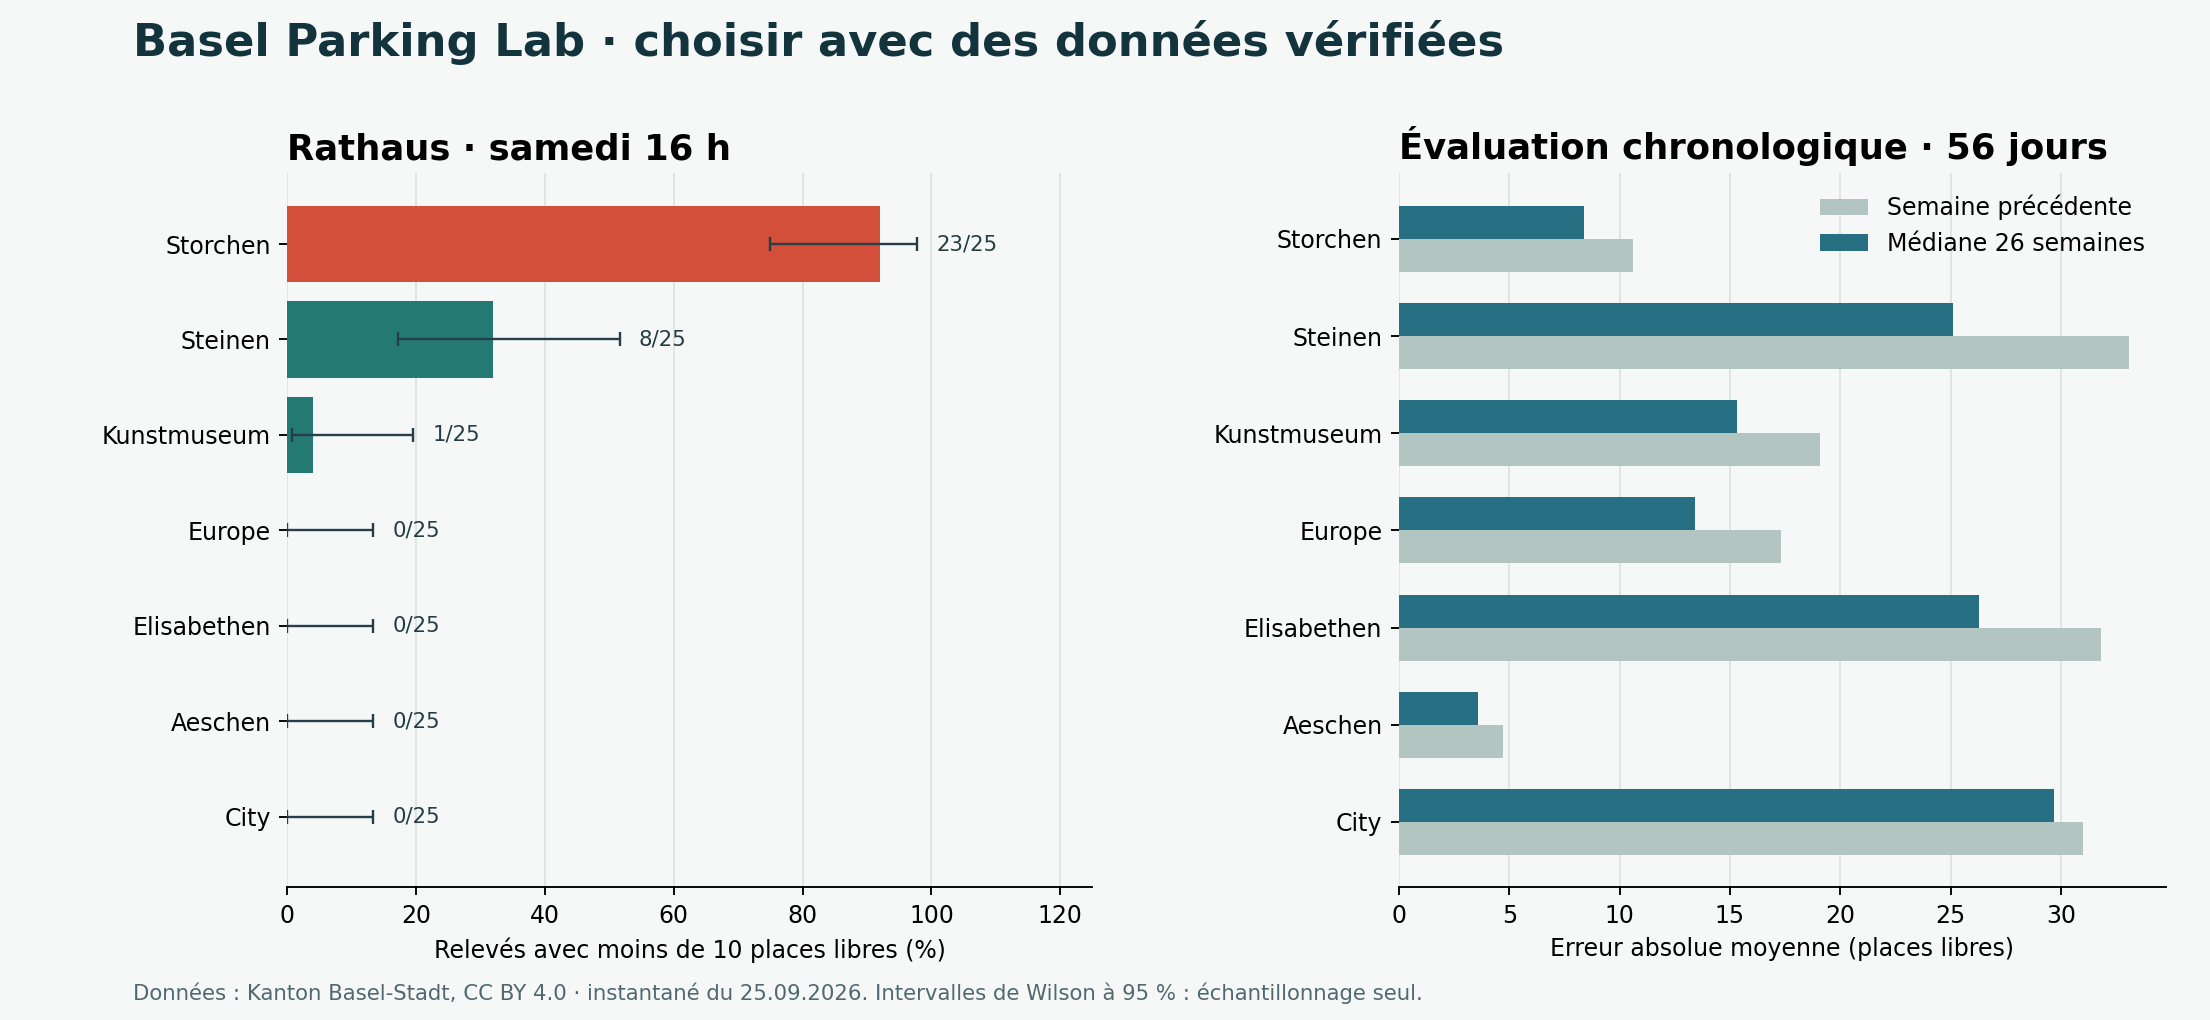

This chart was generated by the following Python code:
#!/usr/bin/env python3
"""Optional publication figure; requires matplotlib (dashboard does not)."""
import json
from pathlib import Path

import matplotlib.pyplot as plt
import numpy as np

ROOT = Path(__file__).resolve().parent
data = json.loads((ROOT / "results.json").read_text(encoding="utf-8"))

# Rathaus, Saturday at 16:00, within 1 km: positions calculated in the dashboard.
keys = ["storchen", "steinen", "kunstmuseum", "city", "europe", "elisabethen", "aeschen"]
profiles = [data["profiles"][key]["5"]["16"] for key in keys]
labels = [data["garages"][key]["name"] for key in keys]
risk = np.array([100 * row["near_full"] for row in profiles])
lower = np.array([100 * row["ci_low"] for row in profiles])
upper = np.array([100 * row["ci_high"] for row in profiles])
order = np.argsort(risk)[::-1]

fig, axes = plt.subplots(1, 2, figsize=(13, 6), gridspec_kw={"width_ratios": [1.05, 1]})
fig.patch.set_facecolor("#f5f8f7")
for axis in axes:
    axis.set_facecolor("#f5f8f7")
    axis.spines[["top", "right", "left"]].set_visible(False)
    axis.grid(axis="x", color="#dbe7e2", zorder=0)
    axis.set_axisbelow(True)

y = np.arange(len(order))
axes[0].barh(y, risk[order], color=["#d34f39" if keys[i] == "storchen" else "#247a73" for i in order], zorder=2)
axes[0].errorbar(risk[order], y, xerr=[risk[order]-lower[order], upper[order]-risk[order]],
                 fmt="none", ecolor="#263e49", capsize=3, lw=1, zorder=3)
axes[0].set_yticks(y, [labels[i] for i in order]); axes[0].invert_yaxis()
axes[0].set_xlim(0, 125); axes[0].set_xlabel("Relevés avec moins de 10 places libres (%)")
axes[0].set_title("Rathaus · samedi 16 h", loc="left", weight="bold", fontsize=15)
for pos, i in enumerate(order):
    axes[0].text(upper[i]+3, pos, f"{profiles[i]['near_full_count']}/{profiles[i]['n']}",
                 va="center", fontsize=9, color="#243e44")

model = np.array([data["evaluation"][key]["mae_median"] for key in keys])
baseline = np.array([data["evaluation"][key]["mae_previous_week"] for key in keys])
axes[1].barh(y+0.17, baseline[order], height=0.34, color="#b3c5c1", label="Semaine précédente")
axes[1].barh(y-0.17, model[order], height=0.34, color="#276f83", label="Médiane 26 semaines")
axes[1].set_yticks(y, [labels[i] for i in order]); axes[1].invert_yaxis()
axes[1].set_xlabel("Erreur absolue moyenne (places libres)")
axes[1].set_title("Évaluation chronologique · 56 jours", loc="left", weight="bold", fontsize=15)
axes[1].legend(frameon=False, loc="upper right")

fig.suptitle("Basel Parking Lab · choisir avec des données vérifiées", x=.06, ha="left", fontsize=19, weight="bold", color="#13343d")
fig.text(.06, .02, "Données : Kanton Basel-Stadt, CC BY 4.0 · instantané du 25.09.2026. Intervalles de Wilson à 95 % : échantillonnage seul.", fontsize=9, color="#506970")
fig.subplots_adjust(left=.13, right=.98, top=.83, bottom=.13, wspace=.39)
out = ROOT / "portfolio_figure.png"
fig.savefig(out, dpi=170, facecolor=fig.get_facecolor())
print(out)
